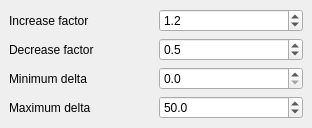
<ui version="4.0" >
 <class>ResilientPropagation</class>
 <widget class="QWidget" name="ResilientPropagation" >
  <property name="geometry" >
   <rect>
    <x>0</x>
    <y>0</y>
    <width>312</width>
    <height>128</height>
   </rect>
  </property>
  <property name="windowTitle" >
   <string>Form</string>
  </property>
  <layout class="QGridLayout" >
   <property name="margin" >
    <number>9</number>
   </property>
   <property name="spacing" >
    <number>6</number>
   </property>
   <item row="3" column="0" >
    <widget class="QLabel" name="label_17" >
     <property name="text" >
      <string>Maximum delta</string>
     </property>
    </widget>
   </item>
   <item row="2" column="0" >
    <widget class="QLabel" name="label_16" >
     <property name="text" >
      <string>Minimum delta</string>
     </property>
    </widget>
   </item>
   <item row="0" column="0" >
    <widget class="QLabel" name="label_14" >
     <property name="text" >
      <string>Increase factor</string>
     </property>
    </widget>
   </item>
   <item row="1" column="0" >
    <widget class="QLabel" name="label_15" >
     <property name="text" >
      <string>Decrease factor</string>
     </property>
    </widget>
   </item>
   <item row="0" column="1" >
    <widget class="QDoubleSpinBox" name="increaseFactorSpin" >
     <property name="enabled" >
      <bool>true</bool>
     </property>
     <property name="palette" >
      <palette>
       <active>
        <colorrole role="WindowText" >
         <brush brushstyle="SolidPattern" >
          <color alpha="255" >
           <red>0</red>
           <green>0</green>
           <blue>0</blue>
          </color>
         </brush>
        </colorrole>
        <colorrole role="Text" >
         <brush brushstyle="SolidPattern" >
          <color alpha="255" >
           <red>0</red>
           <green>0</green>
           <blue>0</blue>
          </color>
         </brush>
        </colorrole>
        <colorrole role="ButtonText" >
         <brush brushstyle="SolidPattern" >
          <color alpha="255" >
           <red>0</red>
           <green>0</green>
           <blue>0</blue>
          </color>
         </brush>
        </colorrole>
        <colorrole role="Base" >
         <brush brushstyle="SolidPattern" >
          <color alpha="255" >
           <red>255</red>
           <green>255</green>
           <blue>255</blue>
          </color>
         </brush>
        </colorrole>
        <colorrole role="Window" >
         <brush brushstyle="SolidPattern" >
          <color alpha="255" >
           <red>238</red>
           <green>238</green>
           <blue>238</blue>
          </color>
         </brush>
        </colorrole>
       </active>
       <inactive>
        <colorrole role="WindowText" >
         <brush brushstyle="SolidPattern" >
          <color alpha="255" >
           <red>0</red>
           <green>0</green>
           <blue>0</blue>
          </color>
         </brush>
        </colorrole>
        <colorrole role="Text" >
         <brush brushstyle="SolidPattern" >
          <color alpha="255" >
           <red>0</red>
           <green>0</green>
           <blue>0</blue>
          </color>
         </brush>
        </colorrole>
        <colorrole role="ButtonText" >
         <brush brushstyle="SolidPattern" >
          <color alpha="255" >
           <red>0</red>
           <green>0</green>
           <blue>0</blue>
          </color>
         </brush>
        </colorrole>
        <colorrole role="Base" >
         <brush brushstyle="SolidPattern" >
          <color alpha="255" >
           <red>255</red>
           <green>255</green>
           <blue>255</blue>
          </color>
         </brush>
        </colorrole>
        <colorrole role="Window" >
         <brush brushstyle="SolidPattern" >
          <color alpha="255" >
           <red>238</red>
           <green>238</green>
           <blue>238</blue>
          </color>
         </brush>
        </colorrole>
       </inactive>
       <disabled>
        <colorrole role="WindowText" >
         <brush brushstyle="SolidPattern" >
          <color alpha="255" >
           <red>0</red>
           <green>0</green>
           <blue>0</blue>
          </color>
         </brush>
        </colorrole>
        <colorrole role="Text" >
         <brush brushstyle="SolidPattern" >
          <color alpha="255" >
           <red>0</red>
           <green>0</green>
           <blue>0</blue>
          </color>
         </brush>
        </colorrole>
        <colorrole role="ButtonText" >
         <brush brushstyle="SolidPattern" >
          <color alpha="255" >
           <red>119</red>
           <green>119</green>
           <blue>119</blue>
          </color>
         </brush>
        </colorrole>
        <colorrole role="Base" >
         <brush brushstyle="SolidPattern" >
          <color alpha="255" >
           <red>238</red>
           <green>238</green>
           <blue>238</blue>
          </color>
         </brush>
        </colorrole>
        <colorrole role="Window" >
         <brush brushstyle="SolidPattern" >
          <color alpha="255" >
           <red>238</red>
           <green>238</green>
           <blue>238</blue>
          </color>
         </brush>
        </colorrole>
       </disabled>
      </palette>
     </property>
     <property name="readOnly" >
      <bool>false</bool>
     </property>
     <property name="decimals" >
      <number>1</number>
     </property>
     <property name="singleStep" >
      <double>0.100000000000000</double>
     </property>
     <property name="value" >
      <double>1.200000000000000</double>
     </property>
    </widget>
   </item>
   <item row="1" column="1" >
    <widget class="QDoubleSpinBox" name="decreaseFactorSpin" >
     <property name="enabled" >
      <bool>true</bool>
     </property>
     <property name="palette" >
      <palette>
       <active>
        <colorrole role="WindowText" >
         <brush brushstyle="SolidPattern" >
          <color alpha="255" >
           <red>0</red>
           <green>0</green>
           <blue>0</blue>
          </color>
         </brush>
        </colorrole>
        <colorrole role="Dark" >
         <brush brushstyle="SolidPattern" >
          <color alpha="255" >
           <red>119</red>
           <green>119</green>
           <blue>119</blue>
          </color>
         </brush>
        </colorrole>
        <colorrole role="Text" >
         <brush brushstyle="SolidPattern" >
          <color alpha="255" >
           <red>0</red>
           <green>0</green>
           <blue>0</blue>
          </color>
         </brush>
        </colorrole>
        <colorrole role="ButtonText" >
         <brush brushstyle="SolidPattern" >
          <color alpha="255" >
           <red>0</red>
           <green>0</green>
           <blue>0</blue>
          </color>
         </brush>
        </colorrole>
        <colorrole role="Base" >
         <brush brushstyle="SolidPattern" >
          <color alpha="255" >
           <red>255</red>
           <green>255</green>
           <blue>255</blue>
          </color>
         </brush>
        </colorrole>
       </active>
       <inactive>
        <colorrole role="WindowText" >
         <brush brushstyle="SolidPattern" >
          <color alpha="255" >
           <red>0</red>
           <green>0</green>
           <blue>0</blue>
          </color>
         </brush>
        </colorrole>
        <colorrole role="Dark" >
         <brush brushstyle="SolidPattern" >
          <color alpha="255" >
           <red>119</red>
           <green>119</green>
           <blue>119</blue>
          </color>
         </brush>
        </colorrole>
        <colorrole role="Text" >
         <brush brushstyle="SolidPattern" >
          <color alpha="255" >
           <red>0</red>
           <green>0</green>
           <blue>0</blue>
          </color>
         </brush>
        </colorrole>
        <colorrole role="ButtonText" >
         <brush brushstyle="SolidPattern" >
          <color alpha="255" >
           <red>0</red>
           <green>0</green>
           <blue>0</blue>
          </color>
         </brush>
        </colorrole>
        <colorrole role="Base" >
         <brush brushstyle="SolidPattern" >
          <color alpha="255" >
           <red>255</red>
           <green>255</green>
           <blue>255</blue>
          </color>
         </brush>
        </colorrole>
       </inactive>
       <disabled>
        <colorrole role="WindowText" >
         <brush brushstyle="SolidPattern" >
          <color alpha="255" >
           <red>119</red>
           <green>119</green>
           <blue>119</blue>
          </color>
         </brush>
        </colorrole>
        <colorrole role="Dark" >
         <brush brushstyle="SolidPattern" >
          <color alpha="255" >
           <red>119</red>
           <green>119</green>
           <blue>119</blue>
          </color>
         </brush>
        </colorrole>
        <colorrole role="Text" >
         <brush brushstyle="SolidPattern" >
          <color alpha="255" >
           <red>0</red>
           <green>0</green>
           <blue>0</blue>
          </color>
         </brush>
        </colorrole>
        <colorrole role="ButtonText" >
         <brush brushstyle="SolidPattern" >
          <color alpha="255" >
           <red>119</red>
           <green>119</green>
           <blue>119</blue>
          </color>
         </brush>
        </colorrole>
        <colorrole role="Base" >
         <brush brushstyle="SolidPattern" >
          <color alpha="255" >
           <red>238</red>
           <green>238</green>
           <blue>238</blue>
          </color>
         </brush>
        </colorrole>
       </disabled>
      </palette>
     </property>
     <property name="decimals" >
      <number>1</number>
     </property>
     <property name="maximum" >
      <double>0.900000000000000</double>
     </property>
     <property name="singleStep" >
      <double>0.100000000000000</double>
     </property>
     <property name="value" >
      <double>0.500000000000000</double>
     </property>
    </widget>
   </item>
   <item row="2" column="1" >
    <widget class="QDoubleSpinBox" name="minDeltaSpin" >
     <property name="enabled" >
      <bool>true</bool>
     </property>
     <property name="palette" >
      <palette>
       <active>
        <colorrole role="Text" >
         <brush brushstyle="SolidPattern" >
          <color alpha="255" >
           <red>0</red>
           <green>0</green>
           <blue>0</blue>
          </color>
         </brush>
        </colorrole>
        <colorrole role="Base" >
         <brush brushstyle="SolidPattern" >
          <color alpha="255" >
           <red>255</red>
           <green>255</green>
           <blue>255</blue>
          </color>
         </brush>
        </colorrole>
       </active>
       <inactive>
        <colorrole role="Text" >
         <brush brushstyle="SolidPattern" >
          <color alpha="255" >
           <red>0</red>
           <green>0</green>
           <blue>0</blue>
          </color>
         </brush>
        </colorrole>
        <colorrole role="Base" >
         <brush brushstyle="SolidPattern" >
          <color alpha="255" >
           <red>255</red>
           <green>255</green>
           <blue>255</blue>
          </color>
         </brush>
        </colorrole>
       </inactive>
       <disabled>
        <colorrole role="Text" >
         <brush brushstyle="SolidPattern" >
          <color alpha="255" >
           <red>0</red>
           <green>0</green>
           <blue>0</blue>
          </color>
         </brush>
        </colorrole>
        <colorrole role="Base" >
         <brush brushstyle="SolidPattern" >
          <color alpha="255" >
           <red>238</red>
           <green>238</green>
           <blue>238</blue>
          </color>
         </brush>
        </colorrole>
       </disabled>
      </palette>
     </property>
     <property name="decimals" >
      <number>1</number>
     </property>
     <property name="maximum" >
      <double>5.000000000000000</double>
     </property>
     <property name="singleStep" >
      <double>0.100000000000000</double>
     </property>
    </widget>
   </item>
   <item row="3" column="1" >
    <widget class="QDoubleSpinBox" name="maxDeltaSpin" >
     <property name="enabled" >
      <bool>true</bool>
     </property>
     <property name="palette" >
      <palette>
       <active>
        <colorrole role="Text" >
         <brush brushstyle="SolidPattern" >
          <color alpha="255" >
           <red>0</red>
           <green>0</green>
           <blue>0</blue>
          </color>
         </brush>
        </colorrole>
        <colorrole role="Base" >
         <brush brushstyle="SolidPattern" >
          <color alpha="255" >
           <red>255</red>
           <green>255</green>
           <blue>255</blue>
          </color>
         </brush>
        </colorrole>
       </active>
       <inactive>
        <colorrole role="Text" >
         <brush brushstyle="SolidPattern" >
          <color alpha="255" >
           <red>0</red>
           <green>0</green>
           <blue>0</blue>
          </color>
         </brush>
        </colorrole>
        <colorrole role="Base" >
         <brush brushstyle="SolidPattern" >
          <color alpha="255" >
           <red>255</red>
           <green>255</green>
           <blue>255</blue>
          </color>
         </brush>
        </colorrole>
       </inactive>
       <disabled>
        <colorrole role="Text" >
         <brush brushstyle="SolidPattern" >
          <color alpha="255" >
           <red>0</red>
           <green>0</green>
           <blue>0</blue>
          </color>
         </brush>
        </colorrole>
        <colorrole role="Base" >
         <brush brushstyle="SolidPattern" >
          <color alpha="255" >
           <red>238</red>
           <green>238</green>
           <blue>238</blue>
          </color>
         </brush>
        </colorrole>
       </disabled>
      </palette>
     </property>
     <property name="decimals" >
      <number>1</number>
     </property>
     <property name="maximum" >
      <double>999.000000000000000</double>
     </property>
     <property name="singleStep" >
      <double>0.100000000000000</double>
     </property>
     <property name="value" >
      <double>50.000000000000000</double>
     </property>
    </widget>
   </item>
  </layout>
 </widget>
 <resources/>
 <connections/>
</ui>
